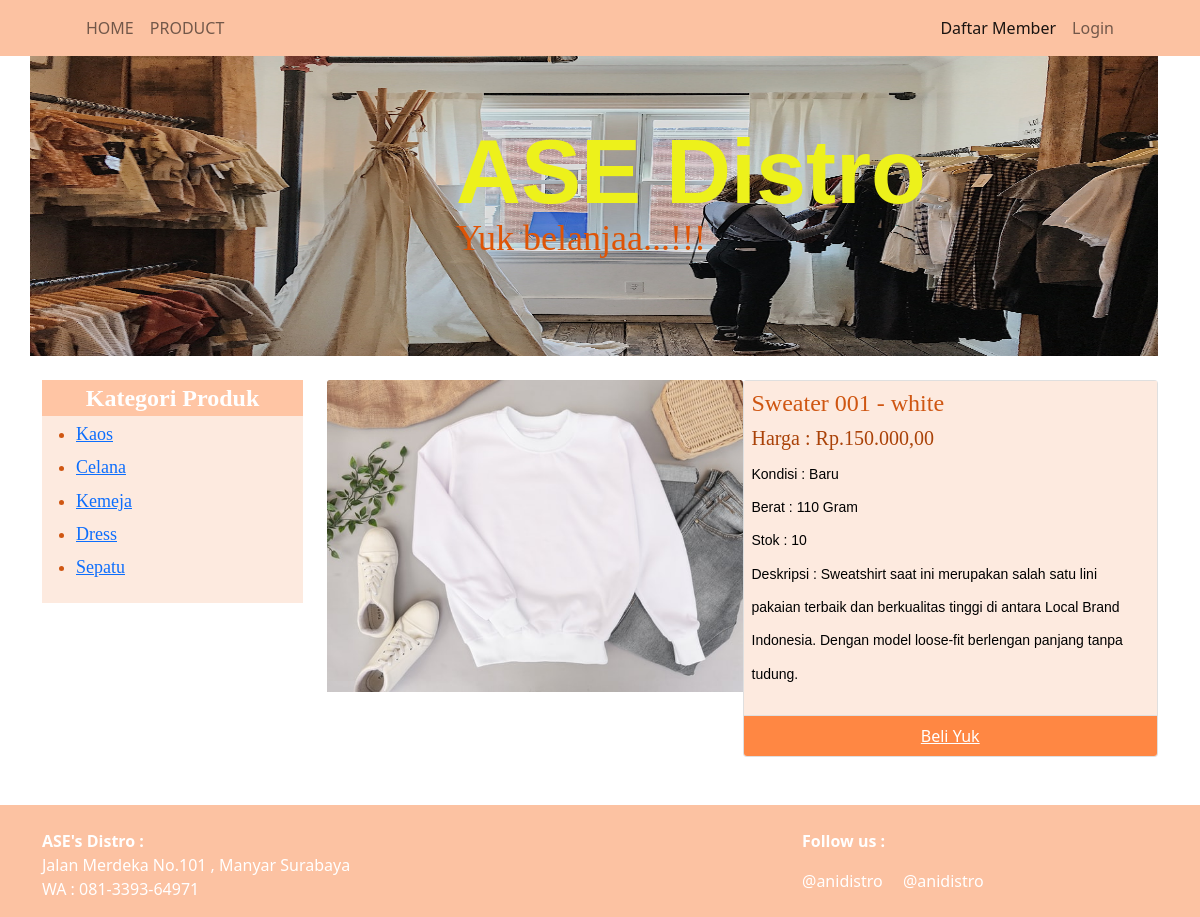
Before: /?page=detailproduk&id=1 with the older database file.
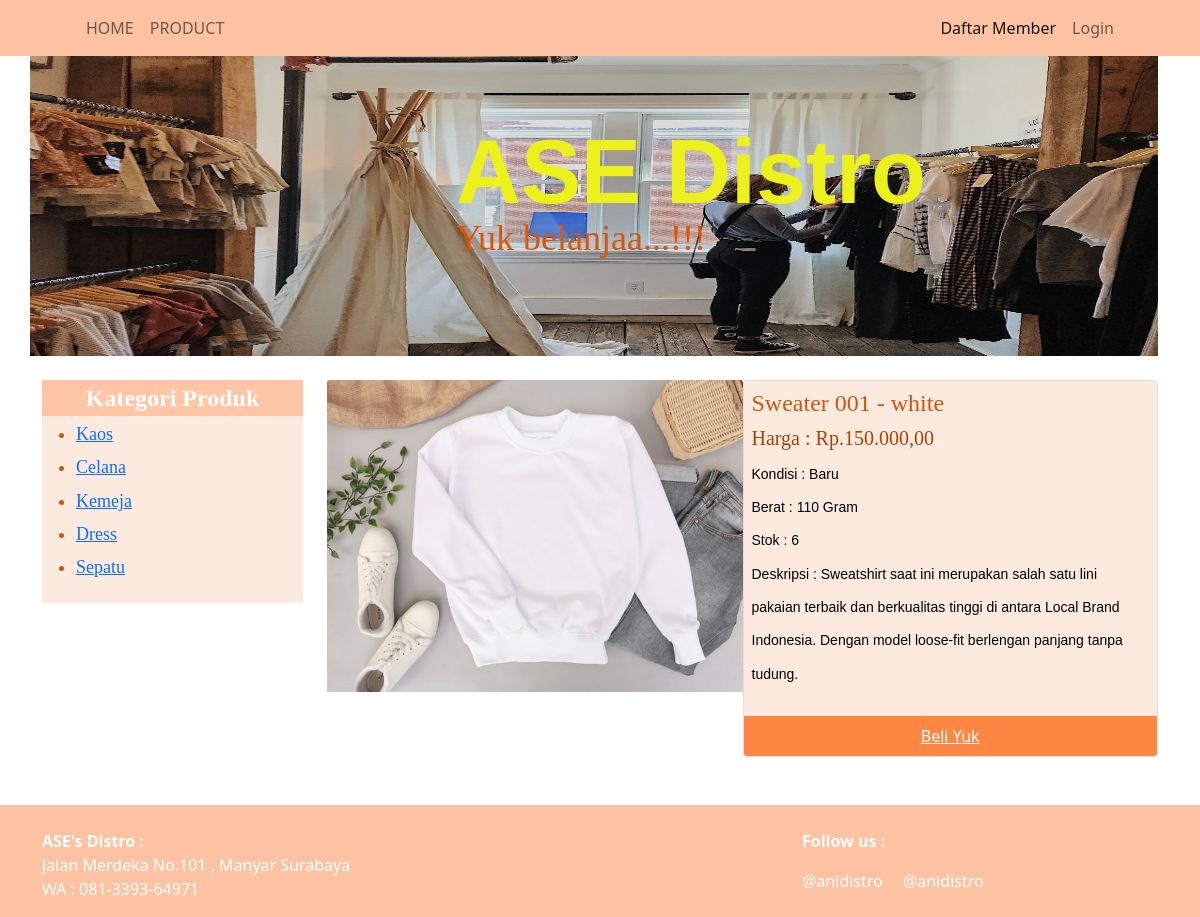
After: the same page with the newer database file.
### tables this page shows
CREATE TABLE `mst_produk` (
  `idproduk` int(11) NOT NULL AUTO_INCREMENT,
  `nmproduk` varchar(50) NOT NULL,
  `gambar` varchar(25) NOT NULL,
  `idkategori` int(11) NOT NULL,
  `harga` int(11) NOT NULL,
  `stock` int(11) NOT NULL,
  `kondisi` varchar(10) NOT NULL,
  `deskripsi` text NOT NULL,
  `berat` varchar(10) NOT NULL,
  PRIMARY KEY (`idproduk`),
  KEY `fk_id_kategori` (`idkategori`),
  CONSTRAINT `fk_id_kategori` FOREIGN KEY (`idkategori`) REFERENCES `kategoriproduk` (`idkategori`)
);

### detailproduk.php (the view)
<?php
function rupiah($angka){
	$hasil_rupiah = "Rp." . number_format($angka,2,',', '.');
	return $hasil_rupiah;
}
?>
<div class="container pb-5">
	<div class="row">
		<div class="col-md-3 pt-4">
			<div class="kategori-title">Kategori Produk</div>
			<div class="subkategori" id="subkategori"></div>
		</div>
		<div class="col-md-9 pt-4">
		<?php
				$dtlproduk = mysqli_query($koneksidb,"select*from mst_produk ")
					or die("gagal akses table mst_menu ".mysqli_error($koneksidb));
				while($p = mysqli_fetch_array($dtlproduk)){
					if(isset($_GET['id']) == ($_GET['id']==$p['idproduk'])){
			?>
			<div class="row">
				<div class="col-md-6 pe-0">
					<img src="assets/img/<?= $p['gambar'];?>" class="card-img-top" alt="..." />
				</div>
				<div class="col-md-6 ps-0">
					<div class="card">
						<div class="card-body subkategori p-2">
							<h4><?= $p['nmproduk'];?></h4>
							<h5 class="harga">Harga : <?= rupiah($p['harga']); ?></h5>
							<p style="color: black; font-family: Arial, Helvetica, sans-serif; font-size: 14px">
								Kondisi : <?= $p['kondisi'];?> <br />
								Berat : <?= $p['berat'];?> <br />
								Stok : <?= $p['stock'];?> <br />
								Deskripsi : <?= $p['deskripsi'];?> <br />
							</p>
						</div>
						<ul class="list-group list-group-flush">
							<li class="list-group-item btndetail">
								<a href="http://wa.me/6281339364971?text=Saya mau beli Sweater 001- white , Harga Rp. 100,000 "
									target="_blank" class="text-white">Beli Yuk</a>
							</li>
						</ul>
					</div>
				</div>
			</div>
		</div>
	</div>
	<?php
	}
	}
	?>
</div>

Changed rows visible on the page:
changed mst_produk "Sweater 001 - white": stock "10" → "6"
